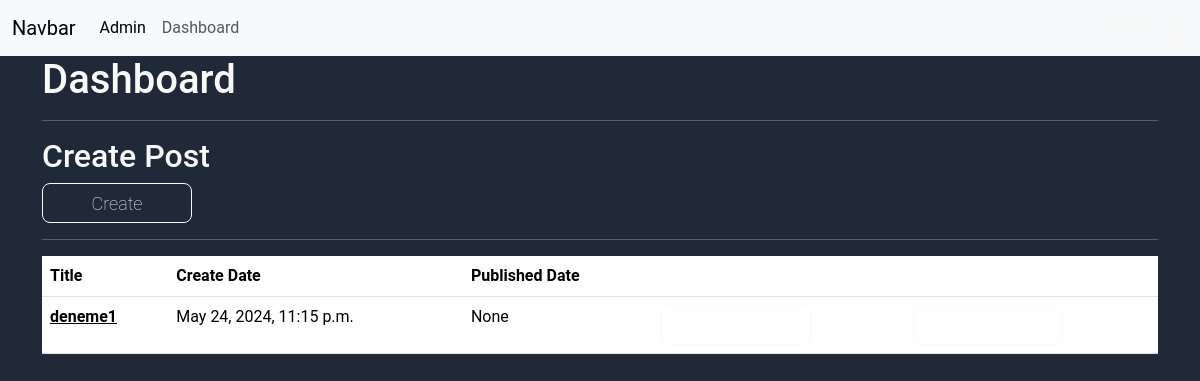
The page /dashboard/ (signed in) on the database its author committed.
### blog/models.py (models this page shows, shortened)
class Post(models.Model):
    author = models.ForeignKey("auth.User",on_delete = models.CASCADE)
    title = models.CharField(max_length=40)
    content = models.TextField()
    create_date = models.DateTimeField(default = timezone.now)
    published_date = models.DateTimeField(blank=True,null=True)

### blog/views.py (the view)
# urls.py: path('dashboard/',views.Dashboard,name='dashboard'),
@login_required
def Dashboard(request):
    if request.user.is_authenticated:
        UserPosts=models.Post.objects.filter(author_id=request.user).order_by('-create_date')
        return render(request,'blog/dashboard.html',context={'posts':UserPosts})
    else:
        return HttpResponse("You need to Login for view profile page.")

### templates/blog/dashboard.html
{% extends "base.html" %}
{% load static %}
{% block bodyBlock %}
<div class="container">
    <h1>Dashboard</h1>
    <hr>
    <h2>Create Post</h2>
    <a href="{% url 'blog:create' %}"><button class="btn btn-success">Create</button></a>
    <hr>
    <table class="table table-hover">
        <thead>
          <tr>
            <th scope="col">Title</th>
            <th scope="col">Create Date</th>
            <th scope="col">Published Date</th>
            <th></th>
            <th></th>
          </tr>
        </thead>
        <tbody>
            {% for post in posts %}
                <tr>
                    <th scope="row"><a href="{% url 'detail' pk=post.pk%}">{{post.title}}</a></th>
                    <td>{{post.create_date}}</td>
                    <td>{{post.published_date}}</td>
                    <td><a href="{% url 'blog:update' id=post.id%}"><button class="btn btn-warning">Update</button></a></td>
                    <td><a href="{% url 'blog:delete' id=post.id%}"><button class="btn btn-danger">DELETE</button></a></td>
                </tr>
            {% endfor %}
        </tbody>
    </table>
</div>
{% endblock bodyBlock %}

### static/css/style.css (style rules this page uses)
body { background-color: #1F2937; color: #F9FAF8; }
* { padding: 0; margin: 0; text-decoration: none; list-style: none; font-family: "Roboto", sans-serif; }
a { color: inherit; }
.btn { background: none; color: #F9FAF8; width: 150px; height: 40px; font-size: 18px; font-weight: 100; border: 1px solid #F9FAF8; border-radius: 8px; }
.container { width: 100%; }

### rows shown on the page
Post: title "deneme1", create_date "May 24, 2024, 11:15 p.m.", published_date "None"
